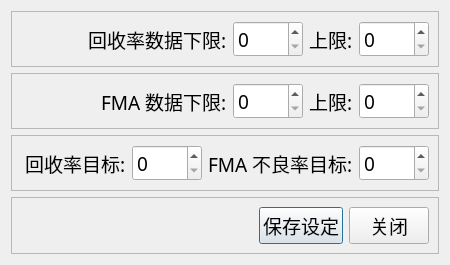
<?xml version="1.0" encoding="UTF-8"?>
<ui version="4.0">
 <class>Dialog</class>
 <widget class="QDialog" name="Dialog">
  <property name="geometry">
   <rect>
    <x>0</x>
    <y>0</y>
    <width>450</width>
    <height>242</height>
   </rect>
  </property>
  <property name="font">
   <font>
    <family>微软雅黑</family>
    <pointsize>14</pointsize>
   </font>
  </property>
  <property name="windowTitle">
   <string>图表设定</string>
  </property>
  <layout class="QVBoxLayout" name="verticalLayout">
   <item>
    <widget class="QFrame" name="frame">
     <property name="frameShape">
      <enum>QFrame::StyledPanel</enum>
     </property>
     <property name="frameShadow">
      <enum>QFrame::Raised</enum>
     </property>
     <layout class="QHBoxLayout" name="horizontalLayout">
      <item>
       <spacer name="horizontalSpacer_2">
        <property name="orientation">
         <enum>Qt::Horizontal</enum>
        </property>
        <property name="sizeHint" stdset="0">
         <size>
          <width>40</width>
          <height>20</height>
         </size>
        </property>
       </spacer>
      </item>
      <item>
       <widget class="QLabel" name="label">
        <property name="text">
         <string>回收率数据下限:</string>
        </property>
       </widget>
      </item>
      <item>
       <widget class="QSpinBox" name="spinBox">
        <property name="minimumSize">
         <size>
          <width>70</width>
          <height>0</height>
         </size>
        </property>
        <property name="maximum">
         <number>100</number>
        </property>
       </widget>
      </item>
      <item>
       <widget class="QLabel" name="label_2">
        <property name="maximumSize">
         <size>
          <width>50</width>
          <height>16777215</height>
         </size>
        </property>
        <property name="text">
         <string>上限:</string>
        </property>
       </widget>
      </item>
      <item>
       <widget class="QSpinBox" name="spinBox_2">
        <property name="minimumSize">
         <size>
          <width>70</width>
          <height>0</height>
         </size>
        </property>
        <property name="maximum">
         <number>100</number>
        </property>
       </widget>
      </item>
     </layout>
    </widget>
   </item>
   <item>
    <widget class="QFrame" name="frame_2">
     <property name="frameShape">
      <enum>QFrame::StyledPanel</enum>
     </property>
     <property name="frameShadow">
      <enum>QFrame::Raised</enum>
     </property>
     <layout class="QHBoxLayout" name="horizontalLayout_2">
      <item>
       <spacer name="horizontalSpacer_3">
        <property name="orientation">
         <enum>Qt::Horizontal</enum>
        </property>
        <property name="sizeHint" stdset="0">
         <size>
          <width>40</width>
          <height>20</height>
         </size>
        </property>
       </spacer>
      </item>
      <item>
       <widget class="QLabel" name="label_3">
        <property name="text">
         <string>FMA 数据下限:</string>
        </property>
       </widget>
      </item>
      <item>
       <widget class="QSpinBox" name="spinBox_3">
        <property name="minimumSize">
         <size>
          <width>70</width>
          <height>0</height>
         </size>
        </property>
        <property name="maximum">
         <number>100</number>
        </property>
       </widget>
      </item>
      <item>
       <widget class="QLabel" name="label_4">
        <property name="maximumSize">
         <size>
          <width>50</width>
          <height>16777215</height>
         </size>
        </property>
        <property name="text">
         <string>上限:</string>
        </property>
       </widget>
      </item>
      <item>
       <widget class="QSpinBox" name="spinBox_4">
        <property name="minimumSize">
         <size>
          <width>70</width>
          <height>0</height>
         </size>
        </property>
        <property name="maximum">
         <number>100</number>
        </property>
       </widget>
      </item>
     </layout>
    </widget>
   </item>
   <item>
    <widget class="QFrame" name="frame_3">
     <property name="frameShape">
      <enum>QFrame::StyledPanel</enum>
     </property>
     <property name="frameShadow">
      <enum>QFrame::Raised</enum>
     </property>
     <layout class="QHBoxLayout" name="horizontalLayout_3">
      <item>
       <spacer name="horizontalSpacer_4">
        <property name="orientation">
         <enum>Qt::Horizontal</enum>
        </property>
        <property name="sizeHint" stdset="0">
         <size>
          <width>40</width>
          <height>20</height>
         </size>
        </property>
       </spacer>
      </item>
      <item>
       <widget class="QLabel" name="label_5">
        <property name="text">
         <string>回收率目标:</string>
        </property>
       </widget>
      </item>
      <item>
       <widget class="QSpinBox" name="spinBox_5">
        <property name="minimumSize">
         <size>
          <width>70</width>
          <height>0</height>
         </size>
        </property>
        <property name="maximum">
         <number>100</number>
        </property>
       </widget>
      </item>
      <item>
       <widget class="QLabel" name="label_6">
        <property name="text">
         <string>FMA 不良率目标:</string>
        </property>
       </widget>
      </item>
      <item>
       <widget class="QSpinBox" name="spinBox_6">
        <property name="minimumSize">
         <size>
          <width>70</width>
          <height>0</height>
         </size>
        </property>
        <property name="maximum">
         <number>100</number>
        </property>
       </widget>
      </item>
     </layout>
    </widget>
   </item>
   <item>
    <widget class="QFrame" name="frame_4">
     <property name="frameShape">
      <enum>QFrame::StyledPanel</enum>
     </property>
     <property name="frameShadow">
      <enum>QFrame::Raised</enum>
     </property>
     <layout class="QHBoxLayout" name="horizontalLayout_4">
      <item>
       <spacer name="horizontalSpacer">
        <property name="orientation">
         <enum>Qt::Horizontal</enum>
        </property>
        <property name="sizeHint" stdset="0">
         <size>
          <width>40</width>
          <height>20</height>
         </size>
        </property>
       </spacer>
      </item>
      <item>
       <widget class="QPushButton" name="pushButton">
        <property name="text">
         <string>保存设定</string>
        </property>
       </widget>
      </item>
      <item>
       <widget class="QPushButton" name="pushButton_2">
        <property name="text">
         <string>关闭</string>
        </property>
       </widget>
      </item>
     </layout>
    </widget>
   </item>
  </layout>
 </widget>
 <resources/>
 <connections>
  <connection>
   <sender>pushButton_2</sender>
   <signal>clicked()</signal>
   <receiver>Dialog</receiver>
   <slot>reject()</slot>
   <hints>
    <hint type="sourcelabel">
     <x>404</x>
     <y>200</y>
    </hint>
    <hint type="destinationlabel">
     <x>359</x>
     <y>-15</y>
    </hint>
   </hints>
  </connection>
 </connections>
</ui>
